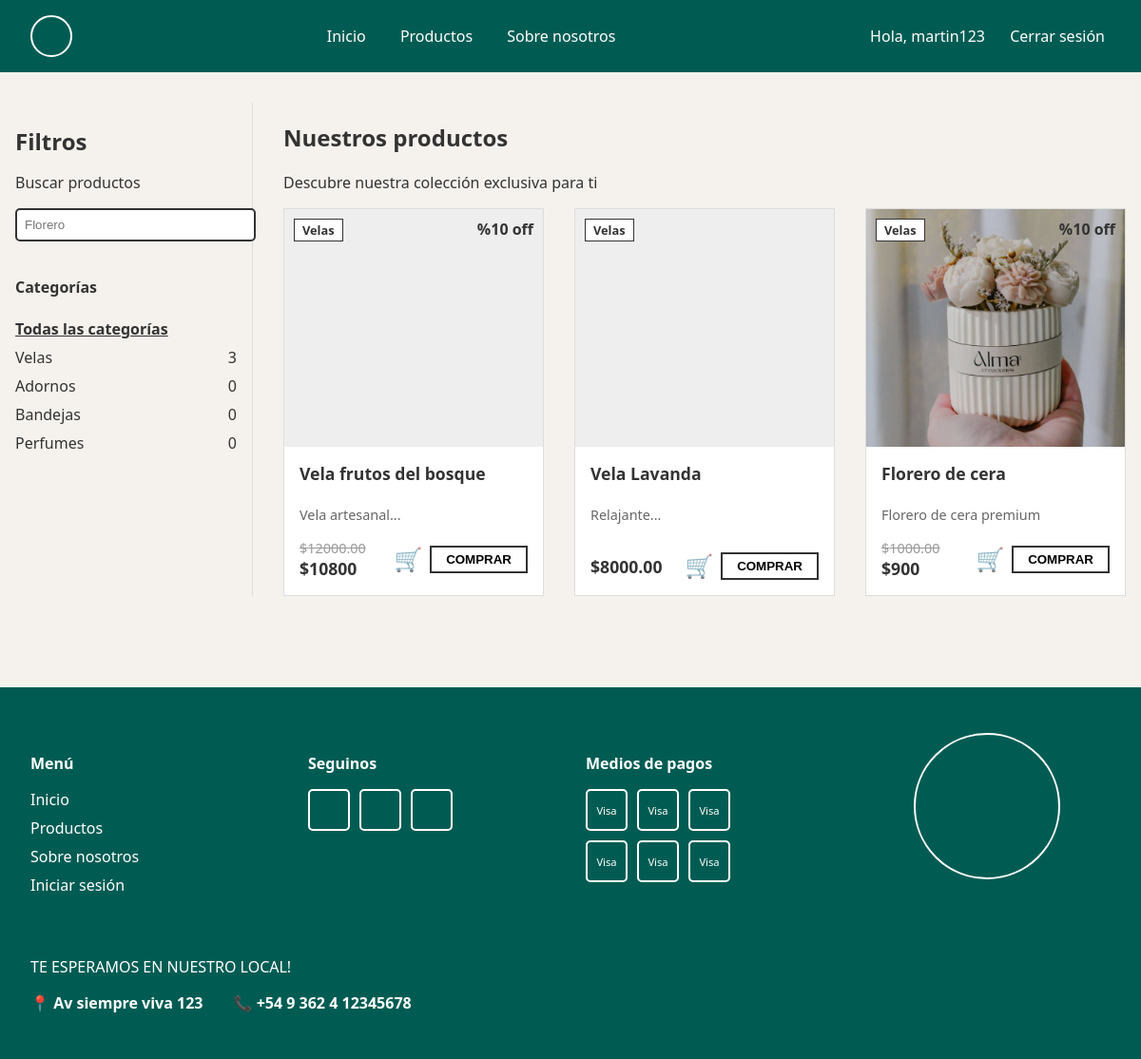
Page /products/ (signed in) on the committed database.
### users/models.py (models this page shows)
class User(AbstractUser):
    class Role(models.TextChoices):
        ADMIN = 'ADMIN', 'Admin'
        CUSTOMER = 'CUSTOMER', 'Customer'
    role = models.CharField(max_length=50, choices=Role.choices, default=Role.CUSTOMER)

### products/models.py (models this page shows, shortened)
class Category(models.Model):
    name = models.CharField(max_length=255)
    description = models.TextField(blank=True, null=True)

class Product(models.Model):
    class CategoryEnum(models.TextChoices): # Kept for reference but using FK as requested
        pass
    name = models.CharField(max_length=255)
    price = models.DecimalField(max_digits=10, decimal_places=2)
    description = models.TextField()
    stock = models.IntegerField()
    category = models.ForeignKey(Category, on_delete=models.CASCADE, related_name='products')
    image = models.ImageField(upload_to='products/', blank=True, null=True)
    discount_percentage = models.PositiveIntegerField(default=0)
    @property
    def final_price(self):
        if self.discount_percentage > 0:
            return self.price * (1 - Decimal(self.discount_percentage) / 100)
        return self.price

### products/views.py (the view)
# urls.py: path('', views.product_list, name='product_list'),
def product_list(request):
    products = Product.objects.all()
    categories = Category.objects.annotate(total_products=Count('products'))
    category_id = request.GET.get('category')
    search_query = request.GET.get('q')
    if category_id:
        products = products.filter(category_id=category_id)
    if search_query:
        products = products.filter(
            Q(name__icontains=search_query) |
            Q(description__icontains=search_query)
        )
    context = {
        'products': products,
        'categories': categories,
        'selected_category': int(category_id) if category_id else None,
        'search_query': search_query
    }
    return render(request, 'products/product_list.html', context)

### templates/products/product_list.html (shortened to what this page needs)
{% extends 'base.html' %}
{% block content %}
<div class="product-page-container">
    <aside class="filters-sidebar">
        <div class="filter-header">
            <h3> Filtros</h3>
            <p>Buscar productos</p>
            <form method="get" action="{% url 'product_list' %}" class="search-form">
                <input type="text" name="q" placeholder="Florero" value="{{ search_query|default:'' }}">
            </form>
        </div>
        <div class="categories-list">
            <h4>Categorías</h4>
            <ul>
                <li>
                    <a href="{% url 'product_list' %}" class="{% if not selected_category %}active{% endif %}">
                        Todas las categorías
                    </a>
                </li>
                {% for cat in categories %}
                <li>
                    <a href="?category={{ cat.id }}" class="{% if selected_category == cat.id %}active{% endif %}">
                        {{ cat.name }} <span>{{ cat.total_products }}</span>
                    </a>
                </li>
                {% endfor %}
            </ul>
        </div>
    </aside>
    <section class="products-grid-section">
        <div class="products-header">
            <h2>Nuestros productos</h2>
            <p>Descubre nuestra colección exclusiva para ti</p>
        </div>
        <div class="products-grid">
            {% for product in products %}
            <div class="product-card-advanced">
                <div class="card-image-container">
                    <a href="{% url 'product_detail' product.id %}">
                        {% if product.image %}
                        <img src="{{ product.image.url }}" alt="{{ product.name }}" class="product-image">
                        {% else %}
                        <div class="image-placeholder"></div>
                        {% endif %}
                    </a>
                    <span class="category-badge">{{ product.category.name }}</span>
                    {% if product.discount_percentage > 0 %}
                    <span class="discount-badge">%{{ product.discount_percentage }} off</span>
                    {% endif %}
                </div>
                <div class="card-body">
                    <h3><a href="{% url 'product_detail' product.id %}">{{ product.name }}</a></h3>
                    <p class="description">{{ product.description|truncatewords:15 }}</p>
                    <div class="price-actions-row">
                        <div class="price-container">
                            {% if product.discount_percentage > 0 %}
                            <span class="old-price">${{ product.price }}</span>
                            <span class="current-price">${{ product.final_price|floatformat:0 }}</span>
                            {% else %}
                            <span class="current-price">${{ product.price }}</span>
                            {% endif %}
                        </div>
                        <div class="actions-container">
                            <button class="btn-icon cart-btn" title="Agregar al carrito">🛒</button>
                            <button class="btn-primary buy-btn">COMPRAR</button>
                        </div>
                    </div>
                </div>
            </div>
            {% empty %}
            <p>No se encontraron productos.</p>
            {% endfor %}
        </div>
    </section>
</div>
{% endblock %}

### templates/base.html (shortened to what this page needs)
<!DOCTYPE html>
<html lang="es">
<head>
    {% load static %}
    <link rel="stylesheet" href="{% static 'css/styles.css' %}?v=1.2">
</head>
<body>
    <header class="navbar">
        <div class="logo">
            <div class="circle-logo"></div>
        </div>
        <nav class="nav-links">
            <a href="{% url 'home' %}">Inicio</a>
            <a href="{% url 'product_list' %}">Productos</a>
            <a href="{% url 'about' %}">Sobre nosotros</a>
        </nav>
        <div class="auth-links">
            {% if user.is_authenticated %}
            <span class="user-auth">Hola, {{ user.username }}</span>
            <form action="{% url 'logout' %}" method="post" style="display:inline;">
                <button type="submit"
                    style="background:none; border:none; color:var(--white); cursor:pointer; font-weight:500; font-family:inherit; font-size:inherit hover:var(--primary-color);">Cerrar
                    sesión</button>
            </form>
            {% else %}
            <a href="{% url 'login' %}">Iniciar sesión</a>
            <a href="{% url 'register' %}">Registrarme</a>
            {% endif %}
        </div>
    </header>
    <main>
        {% block content %}
        {% endblock %}
    </main>
    <footer class="main-footer">
        <div class="footer-content">
            <div class="footer-column">
                <h4>Menú</h4>
                <ul>
                    <li><a href="{% url 'home' %}">Inicio</a></li>
                    <li><a href="{% url 'product_list' %}">Productos</a></li>
                    <li><a href="{% url 'about' %}">Sobre nosotros</a></li>
                    <li><a href="{% url 'login' %}">Iniciar sesión</a></li>
                </ul>
            </div>
            <div class="footer-column">
                <h4>Seguinos</h4>
                <div class="social-icons">
                    <div class="icon-box"></div>
                    <div class="icon-box"></div>
                    <div class="icon-box"></div>
                </div>
            </div>
            <div class="footer-column">
                <h4>Medios de pagos</h4>
                <div class="payment-icons">
                    <div class="icon-box">Visa</div>
                    <div class="icon-box">Visa</div>
                    <div class="icon-box">Visa</div>
                </div>
                <div class="payment-icons">
                    <div class="icon-box">Visa</div>
                    <div class="icon-box">Visa</div>
                    <div class="icon-box">Visa</div>
                </div>
            </div>
            <div class="footer-column map-column">
                <div class="map-placeholder"></div>
            </div>
        </div>
        <div class="footer-contact">
            <p>TE ESPERAMOS EN NUESTRO LOCAL!</p>
            <div class="contact-details">
                <span>📍 Av siempre viva 123</span>
                <span>📞 +54 9 362 4 12345678</span>
            </div>
        </div>
    </footer>
</body>
</html>

### static/css/styles.css (style rules this page uses)
:root { --bg-color: #F5F2ED; --text-color: #333333; --primary-color: #B2AC88; --accent-color: #D4AF37; --dark-green: #005C53; --white: #ffffff; }
body { font-family: 'Segoe UI', Tahoma, Geneva, Verdana, sans-serif; margin: 0; padding: 0; box-sizing: border-box; display: flex; flex-direction: column; min-height: 100vh; background-color: var(--bg-color); color: var(--text-color); }
main { flex: 1; }
a { text-decoration: none; color: #333; }
.navbar { display: flex; justify-content: space-between; align-items: center; padding: 1rem 2rem; background-color: var(--dark-green); border-bottom: none; }
.circle-logo { width: 40px; height: 40px; border: 2px solid var(--white); border-radius: 50%; }
.nav-links a, .auth-links a { margin: 0 1rem; font-weight: 500; color: var(--white); }
.auth-links button { color: var(--white); }
.btn-primary { padding: 10px 20px; border: 2px solid #333; background: transparent; font-weight: bold; text-transform: uppercase; transition: all 0.3s; cursor: pointer; }
.product-page-container { display: grid; grid-template-columns: 250px 1fr; gap: 2rem; max-width: 1200px; margin: 2rem auto; padding: 0 1rem; }
.filters-sidebar { padding-right: 1rem; border-right: 1px solid #ddd; }
.filter-header h3 { font-size: 1.5rem; margin-bottom: 0.5rem; }
.user-auth { color: var(--white); margin-right: 1rem; }
.search-form input { width: 100%; padding: 8px; border: 2px solid #333; border-radius: 5px; margin-bottom: 1rem; }
.categories-list ul { list-style: none; padding: 0; }
.categories-list li { margin-bottom: 0.5rem; display: flex; justify-content: space-between; }
.categories-list a { text-decoration: none; color: #333; display: flex; justify-content: space-between; width: 100%; }
.categories-list a.active { font-weight: bold; text-decoration: underline; }
.products-grid { display: grid; grid-template-columns: repeat(auto-fill, minmax(250px, 1fr)); gap: 2rem; }
.product-card-advanced { border: 1px solid #ddd; display: flex; flex-direction: column; position: relative; background: #fff; transition: box-shadow 0.3s; }
.card-image-container { position: relative; height: 250px; background-color: #f9f9f9; }
.image-placeholder { width: 100%; height: 100%; background-color: #eee; }
.product-image { width: 100%; height: 100%; object-fit: cover; }
.category-badge { position: absolute; top: 10px; left: 10px; background: white; padding: 2px 8px; border: 1px solid #333; font-size: 0.8rem; font-weight: bold; }
.discount-badge { position: absolute; top: 10px; right: 10px; font-weight: bold; color: #333; }
.card-body { padding: 1rem; display: flex; flex-direction: column; justify-content: space-between; flex-grow: 1; }
.card-body h3 { margin: 0 0 0.5rem 0; font-size: 1.1rem; }
.description { font-size: 0.9rem; color: #666; margin-bottom: 1rem; flex-grow: 1; }
.price-actions-row { display: flex; justify-content: space-between; align-items: center; margin-top: auto; }
.price-container { display: flex; flex-direction: column; }
.old-price { text-decoration: line-through; color: #999; font-size: 0.9rem; }
.current-price { font-weight: bold; font-size: 1.1rem; }
.actions-container { display: flex; gap: 0.5rem; }
.cart-btn { background: none; border: none; font-size: 1.5rem; cursor: pointer; padding: 0; }
.buy-btn { padding: 5px 15px; border: 2px solid #333; background: white; font-weight: bold; cursor: pointer; transition: all 0.2s; }
.main-footer { background-color: var(--dark-green); color: var(--white); border-top: none; padding: 3rem 2rem; margin-top: 4rem; }
.footer-content { display: grid; grid-template-columns: repeat(4, 1fr); gap: 2rem; max-width: 1200px; margin: 0 auto; }
.footer-column h4 { margin-bottom: 1rem; color: var(--white); }
.footer-column ul { list-style: none; padding: 0; }
.footer-column ul li { margin-bottom: 0.5rem; }
.footer-column a { color: var(--white); }
.social-icons, .payment-icons { display: flex; gap: 10px; margin-bottom: 10px; }
.icon-box { width: 40px; height: 40px; border: 2px solid var(--white); border-radius: 5px; display: flex; align-items: center; justify-content: center; font-size: 0.7rem; color: var(--white); }
.map-placeholder { width: 150px; height: 150px; border: 2px solid var(--white); border-radius: 50%; margin: 0 auto; }
.footer-contact { margin-top: 3rem; text-align: left; max-width: 1200px; margin-right: auto; color: var(--white); }
.contact-details { display: flex; gap: 2rem; font-weight: bold; color: var(--white); }

### rows in the picture
User: username "martin123"
Category: name "Velas", total_products "3"
Category: name "Adornos", total_products "0"
Category: name "Bandejas", total_products "0"
Category: name "Perfumes", total_products "0"
Product: category.name "Velas", discount_percentage "10", name "Vela frutos del bosque", description "Vela artesanal...", price "12000.00", final_price "10800"
Product: category.name "Velas", name "Vela Lavanda", description "Relajante...", price "8000.00"
Product: image (picture), category.name "Velas", discount_percentage "10", name "Florero de cera", description "Florero de cera premium", price "1000.00", final_price "900"
